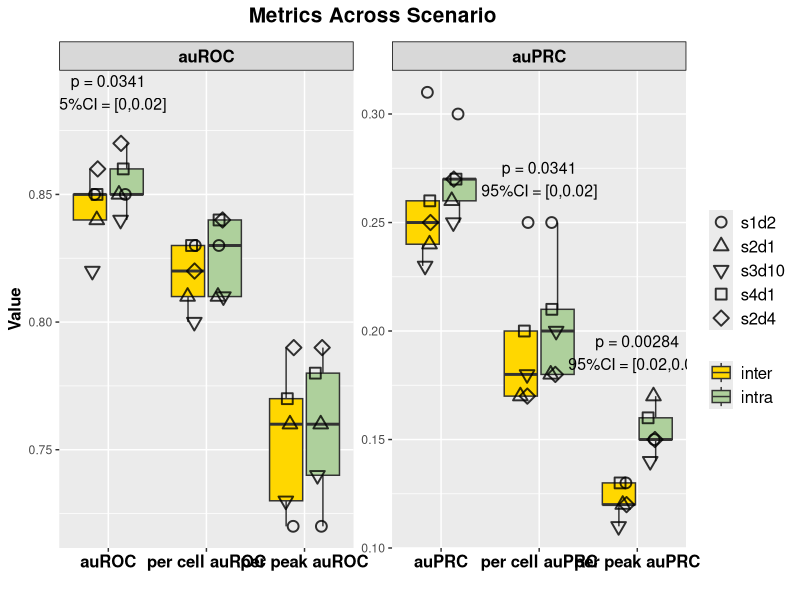
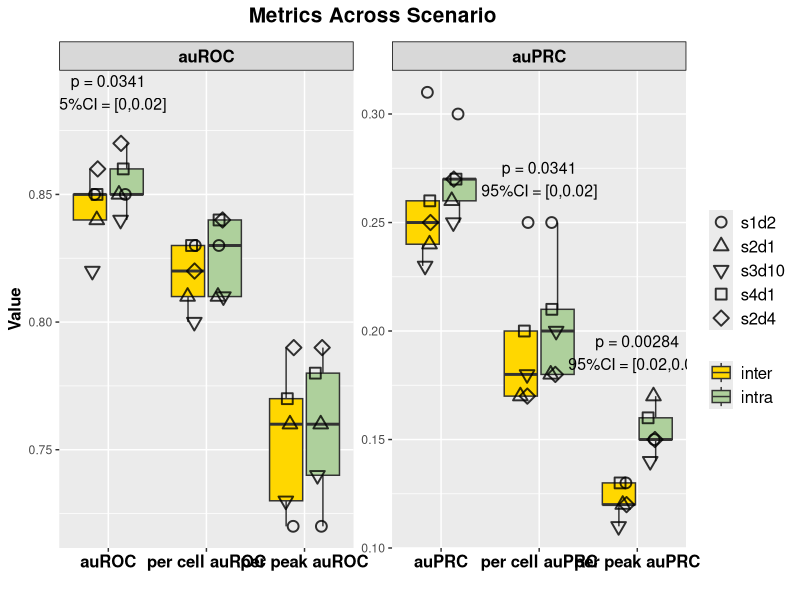

R code for these plots, in order:
library(ggplot2)
library(readr)
library(dplyr)
library(tidyr)
df <- read_csv("intrainter_auc.csv")

# Convert Metric & Scenario & Dataset to factor and specify the order
df$Metric <- factor(df$Metric, levels = c("auROC", "per cell auROC", "per peak auROC", 
                                          "auPRC", "per cell auPRC", "per peak auPRC"))
df$Scenario<-factor(df$Scenario,levels=c('inter','intra'))
df$Dataset<-factor(df$Dataset,levels = c('s1d2','s2d1','s3d10','s4d1','s2d4'))

#################################### facet ######################################
# Add 2 new column to group auROC(overall,per-cell,per-peak) and auPRC(overall,per-cell,per-peak),respectively

df <- df %>%
  mutate(MetricType = ifelse(grepl("auROC", Metric), "auROC", "auPRC"))%>%
  mutate(MetricType = factor(MetricType, levels = c("auROC", "auPRC")))

#######################################################
y_pos <- df %>% 
  group_by(Metric) %>% 
  summarise(max_val = max(Value))

# Calculate statistical results
annotation_df <- df %>%
  pivot_wider(names_from = Scenario, values_from = Value) %>%
  mutate(diff =  intra - inter) %>%
  group_by(Metric) %>%
  summarise(
    mean_diff = mean(diff, na.rm = TRUE),
    se_diff = sd(diff, na.rm = TRUE) / sqrt(n()),
    lower_ci = mean_diff - qt(0.975, df = n()-1) * se_diff,
    upper_ci = mean_diff + qt(0.975, df = n()-1) * se_diff,
    p_value = t.test(intra, inter, paired = TRUE)$p.value,
    .groups = "drop"
  ) %>%
  mutate(p_value_label=ifelse(p_value < 0.05,
                           paste0("p = ", signif(p_value, digits = 3)
                                  ),NA_character_))%>%
  mutate(MetricType = factor(case_when(
    grepl("auROC", Metric) ~ "auROC",
    grepl("auPRC", Metric) ~ "auPRC"),
    levels = c("auROC", "auPRC")))
# Merge the MetricType and Y-axis position information
annotation_df <- left_join(annotation_df, y_pos, by = "Metric")
annotation_df$y_position <- ifelse(annotation_df$p_value < 0.05,
                                   annotation_df$max_val + 0.02, 
                                   NA_real_) 

ggplot(df, aes(x = Metric, y = Value,)) +
  geom_boxplot(aes(group = interaction(Metric, Scenario), fill = Scenario), 
               alpha = 1, outlier.shape = NA) + 
  geom_jitter(
    aes(group = interaction(Metric, Scenario), shape = Dataset),
    position = position_jitterdodge(
      jitter.width = 0.3,   
      dodge.width = 0.6     
    ),size = 3,alpha = 0.8,color = "black",stroke = 1)+
  scale_fill_manual(values = c("intra" = "#aed09c", "inter" = "#FFD700")) + 
  scale_shape_manual(
    values = c(
      "s1d2" = 1,   
      "s2d1" = 2,   
      "s2d4" = 5,   
      "s4d1" = 0,   
      "s3d10" = 6   
    ))+
  scale_x_discrete(expand = expansion(add = c(0.5, 0.5))) +  
  guides(shape = guide_legend(order = 1), fill = guide_legend(order = 2)) + 
  facet_wrap(~MetricType, scales = "free")+
  theme_set(theme_bw())+
  # theme_minimal() +
  theme(
    axis.text.x = element_text(angle = 0, hjust = 0.5, size = 12, face = "bold", color = "black", margin = margin(t =2)),
    axis.title = element_text(size = 12, color = "black", face = "bold"),
    legend.title = element_blank(),
    plot.title = element_text(hjust = 0.5, size = 15, face = "bold",margin = margin(b = 10)),
    legend.text = element_text(size = 12),
    strip.background = element_rect(fill = rgb(0.5, 0.5, 0.5, 0.3),color = "black", size = 0.5),  
    strip.text = element_text(size = 12, face = "bold", color = "black"),  
    strip.text.x = element_text(size = 12, face = "bold",color = "black"), 
  ) +
  labs(title = "Metrics Across Scenario", x = "", y = "Value") +
  geom_text(
    data = annotation_df[annotation_df$p_value<0.05,],
    aes(x = Metric, y = y_position,group = MetricType,  
        label = paste0(p_value_label, "\n95%CI = [", 
                       round(lower_ci, 2), ",", 
                       round(upper_ci, 2), "]")),
    inherit.aes = FALSE,size = 4,
    color = "black",hjust = 0.5)

ggsave("intrainter_auc_box.pdf", plot = last_plot(), 
       width = 10, height = 6, units = "in",dpi = 300)
